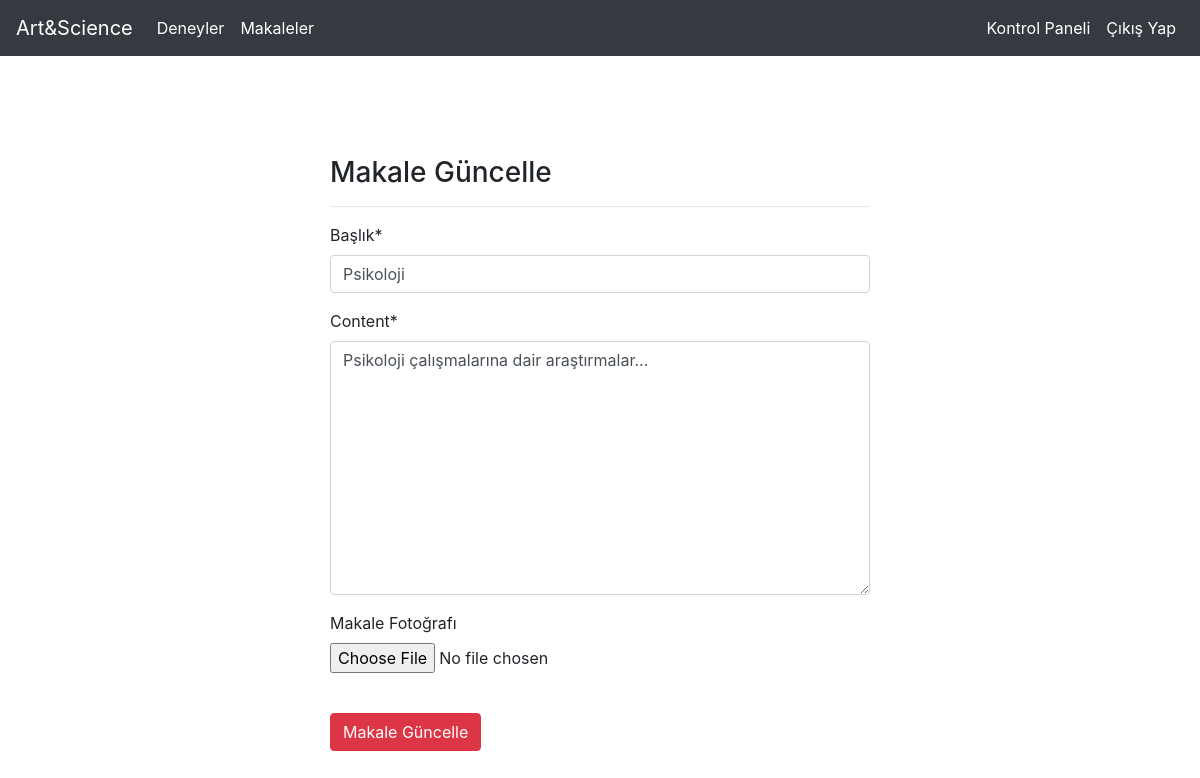
The app's page /articles/update/1 (signed in) with its own data.
### article/models.py (models this page shows, shortened)
class Article(models.Model):#importtaki models'in içindeki Model class'ından türetmemiz gerekiyor.
    author = models.ForeignKey("auth.User", on_delete = models.CASCADE, verbose_name = "Yazar" )#Bu alanımız aslında user tablosuna işaret ediyor diyoruz. Yani buraya herhangi bir user yazdığımız zaman aslında o tablodaki user’ın direkt buraya geldiğini göreceğiz.
    title = models.CharField(max_length = 50,verbose_name = "Başlık")
    content = RichTextField()
    created_date = models.DateTimeField(auto_now_add=True,verbose_name = "Oluşturulma Tarihi")
    article_image = models.FileField(blank = True, null = True,verbose_name="Makale Fotoğrafı")
    class Meta:
        ordering = ["-created_date"] #En son eklenen makale ilk gösterilmesi için bunu ekledik.

### article/views.py (the view, shortened to what this page needs)
# urls.py: path('update/<int:id>',views.updateArticle,name = "update"),
@login_required(login_url="user:login")
def updateArticle(request,id):
    article = get_object_or_404(Article, id=id)
    form = ArticleForm(request.POST or None,request.FILES or None, instance = article) #instance sayesinde düzenleme formunda makale içereği hazır halde karşımıza gelecek.
    return render(request,"update.html",{"form":form})

### article/forms.py
class ArticleForm(forms.ModelForm):
    class Meta:
        model = Article #Formumuz ile modelimizi bağlantılı hale getiriyoruz.
        fields = ["title","content","article_image"] #Article-->Models.py'de olan ama sadece burada olmasını istediklerimiz yazıyoruz.

### templates/update.html (shortened to what this page needs)
{% extends "layout.html" %}
{%  block body_field %}
{% load crispy_forms_tags %}
<div class="row">
    <div class="col-md-6 offset-md-3">
        <h3>Makale Güncelle</h3>
        <hr>
        <form method="post">
            {{form|crispy}}
            <br>
            <button type="submit" class="btn btn-danger">Makale Güncelle</button>
        </form>
    </div>
</div>
{% endblock %}

### records on screen
Article: title "Psikoloji", content "Psikoloji çalışmalarına dair araştırmalar..."
